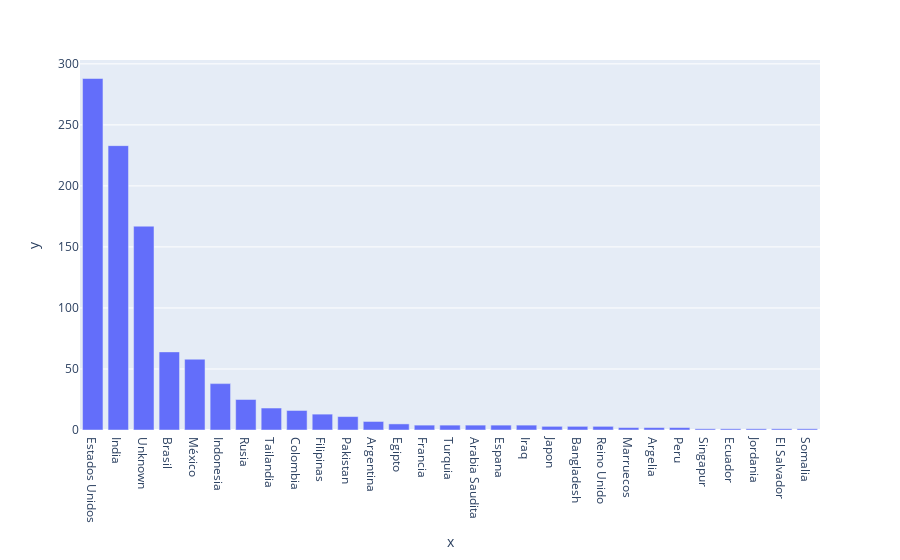

Notebook code cell kept with this figure:
### Code cell
px.bar(x= df_new['country'].value_counts().index,y= df_new['country'].value_counts())

### Figure 1 — Plotly figure (JSON) as saved in the notebook; plotly's stock layout.template omitted (floating-point values rounded to 4 significant figures)
{"data": [{"alignmentgroup": "True", "hovertemplate": "x=%{x}<br>y=%{y}<extra></extra>", "legendgroup": "", "marker": {"color": "#636efa", "pattern": {"shape": ""}}, "name": "", "offsetgroup": "", "orientation": "v", "showlegend": false, "textposition": "auto", "type": "bar", "x": ["Estados Unidos", "India", "Unknown", "Brasil", "México", "Indonesia", "Rusia", "Tailandia", "Colombia", "Filipinas", "Pakistan", "Argentina", "Egipto", "Francia", "Turquia", "Arabia Saudita", "Espana", "Iraq", "Japon", "Bangladesh", "Reino Unido", "Marruecos", "Argelia", "Peru", "Singapur", "Ecuador", "Jordania", "El Salvador", "Somalia"], "xaxis": "x", "y": [288, 233, 167, 64, 58, 38, 25, 18, 16, 13, 11, 7, 5, 4, 4, 4, 4, 4, 3, 3, 3, 2, 2, 2, 1, 1, 1, 1, 1], "yaxis": "y"}], "layout": {"barmode": "relative", "legend": {"tracegroupgap": 0}, "margin": {"t": 60}, "xaxis": {"anchor": "y", "domain": [0, 1], "title": {"text": "x"}}, "yaxis": {"anchor": "x", "domain": [0, 1], "title": {"text": "y"}}}}
